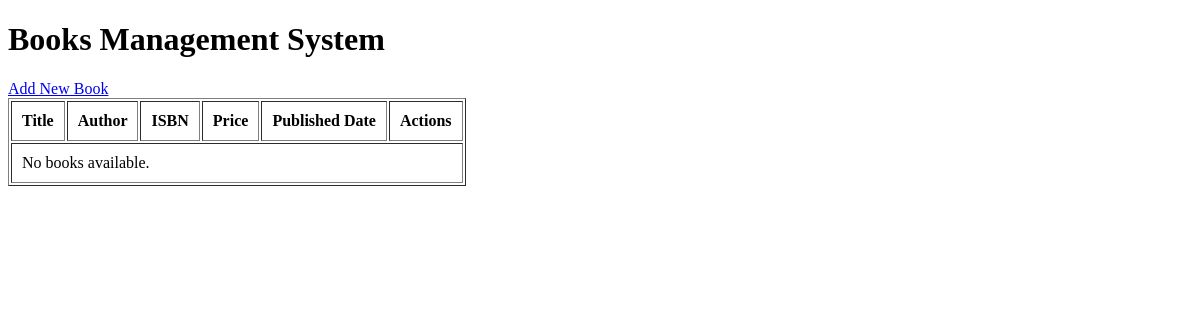
Before: / with the older database file.
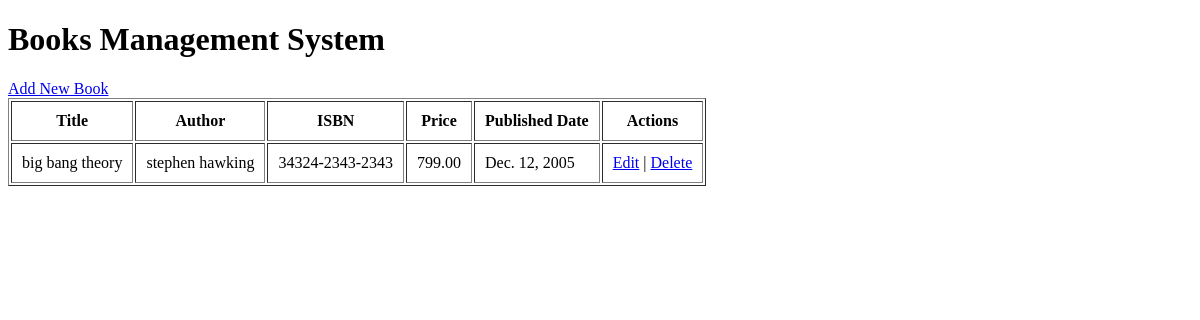
After: the same page with the newer database file.
### books/models.py (models this page shows, shortened)
class Book(models.Model):
    title = models.CharField(max_length=200)
    author = models.CharField(max_length=100)
    isbn = models.CharField(max_length=20, unique=True)
    price = models.DecimalField(max_digits=8, decimal_places=2)
    published_date = models.DateField()

### books/views.py (the view)
# urls.py: path('', views.book_list, name='book_list'),
def book_list(request):
    books = Book.objects.all()
    return render(request, 'books/book_list.html',
                  {'books': books})

### books/templates/books/book_list.html (shortened to what this page needs)
<!DOCTYPE html>
<html>
<head>
</head>
<body>
    <h1>Books Management System</h1>
    <a href="{% url 'book_create' %}">Add New Book</a>
    <table border="1" cellpadding="10">
        <tr>
            <th>Title</th>
            <th>Author</th>
            <th>ISBN</th>
            <th>Price</th>
            <th>Published Date</th>
            <th>Actions</th>
        </tr>
        {% for book in books %}
        <tr>
            <td>{{ book.title }}</td>
            <td>{{ book.author }}</td>
            <td>{{ book.isbn }}</td>
            <td>{{ book.price }}</td>
            <td>{{ book.published_date }}</td>
            <td>
                <a href="{% url 'book_update' book.pk %}">Edit</a>
                |
                <a href="{% url 'book_delete' book.pk %}">Delete</a>
            </td>
        </tr>
        {% empty %}
        <tr>
            <td colspan="6">No books available.</td>
        </tr>
        {% endfor %}
    </table>
</body>
</html>

Changed rows visible on the page:
added Book: title "big bang theory", author "stephen hawking", isbn "34324-2343-2343", price "799.00", published_date "Dec. 12, 2005"
Other visible differences:
text no longer shown: "No books available."
